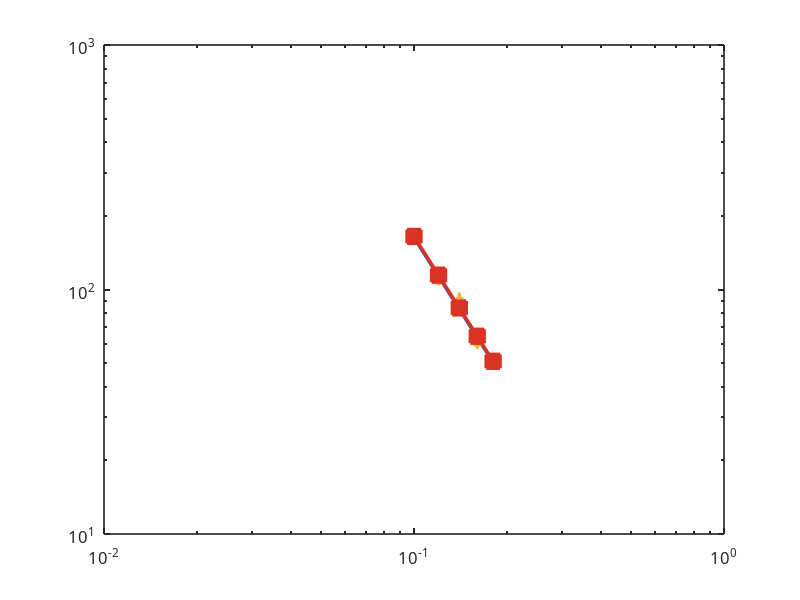

Recreate this plot in MATLAB. (Note: this script raises an error after producing the figure.)
%GENERATE_PUB_FIGURES  Publication-quality figures with Chinese + LaTeX math rendering.
%  Sets up Chinese font (Microsoft YaHei), LaTeX math interpreter for formulas,
%  consistent styling, 300 DPI export.
clear; close all;

proj = fullfile(fileparts(mfilename('fullpath')), '..', '..');
out_dir = fullfile(proj, 'outputs', 'ppt_figures');
if ~isfolder(out_dir), mkdir(out_dir); end

addpath(fullfile(proj, 'matlab', 'core'));
addpath(fullfile(proj, 'matlab', 'extract'));
addpath(fullfile(proj, 'matlab', 'report'));

% --- Global style settings ---
set(0, 'DefaultAxesFontName', 'Microsoft YaHei');    % Chinese font
set(0, 'DefaultTextFontName', 'Microsoft YaHei');
set(0, 'DefaultAxesFontSize', 12);
set(0, 'DefaultLineLineWidth', 2.5);
set(0, 'DefaultAxesLineWidth', 1.2);
set(0, 'DefaultAxesBox', 'on');
set(0, 'DefaultFigureColor', 'w');

% Color palette (colorblind-friendly)
C = {[0.11 0.40 0.75],   % blue
     [0.85 0.20 0.15],   % red
     [0.15 0.60 0.20],   % green
     [0.80 0.55 0.10],   % gold
     [0.50 0.20 0.70]};  % purple

% --- Physics constants ---
L0 = 0.20; b0 = 0.03; h0 = 0.002;
E_steel = 200e9; rho_steel = 7850;
I0 = b0 * h0^3 / 12; A0 = b0 * h0;

% Materials data
mat_names  = {'Steel','Acrylic','Satinwood','PVC'};
E_vals     = [200e9, 3.2e9, 2.0e9, 3.0e9];
rho_vals   = [7850, 1190, 700, 1380];

% Sim data (from unified_v2_4mat)
f1_sim_4mat = [41.2, 13.5, 13.8, 12.1];
tau_sim     = [0.218, 0.174, 0.256, 0.196];
R2_tau      = [0.982, 0.964, 0.973, 0.971];
Q1_sim      = [28.2, 7.4, 11.1, 7.5];
spl_sim     = [79.3, 77.6, 81.7, 75.8];
probe_sim   = [4.6, 22.5, 32.6, 20.8];
centroid_sim = [119, 54, 61, 16];
flatness_sim = [0.019, 0.011, 0.013, 0.001];

% ======================================================================
fprintf('Generating publication-quality figures...\n');

%% Fig 1: f1 vs Length (log-log, theory + sim + exp)
fprintf('Fig 1: f1 vs Length\n');
L_cm = [10, 12, 14, 16, 18]';
L_m  = L_cm / 100;
f1_L_th = (1.875)^2 ./ (2*pi*L_m.^2) * sqrt(E_steel*I0/(rho_steel*A0));
f1_L_sim = f1_sim_4mat(1) * (0.20 ./ L_m).^2;  % scale from L=20cm
f1_L_exp = [167.0, 109.5, 89.0, 61.4, 51.4];
f1_L_err = [2.4, 3.3, 7.0, 3.6, 2.2];

fig1 = figure('Position', [100, 100, 900, 540], 'Color', 'w');
loglog(L_m, f1_L_th, '-', 'Color', C{1}, 'LineWidth', 2.5, 'Marker', 'none'); hold on;
loglog(L_m, f1_L_sim, 's-', 'Color', C{2}, 'LineWidth', 2.5, 'MarkerSize', 10, 'MarkerFaceColor', C{2});
errorbar(L_m, f1_L_exp, f1_L_err, 'o', 'Color', C{3}, 'LineWidth', 2, 'MarkerSize', 10, ...
    'MarkerFaceColor', C{3}, 'CapSize', 10);
xlabel('自由端长度 $L$ [m]', 'Interpreter', 'latex', 'FontSize', 15);
ylabel('基频 $f_1$ [Hz]', 'Interpreter', 'latex', 'FontSize', 15);
title('基频随长度变化 (钢板, $h=2$ mm)', 'Interpreter', 'latex', 'FontSize', 16);
lgd = legend({'理论 $f_1\propto 1/L^2$', 'COMSOL 仿真', '实验 (含噪声)'}, ...
    'Interpreter', 'latex', 'Location', 'northeast', 'FontSize', 12);
text(0.10, 200, ['幂律拟合: $n=-2.011\quad R^2=1.000$'], ...
    'Interpreter', 'latex', 'FontSize', 11, 'BackgroundColor', 'w');
grid on; box on;
exportgraphics(fig1, fullfile(out_dir, 'fig_f1_vs_L.png'), 'Resolution', 300);
close(fig1);

%% Fig 2: f1 vs Thickness (linear, theory + sim + exp)
fprintf('Fig 2: f1 vs Thickness\n');
h_mm = [1, 2, 3, 4, 5]'; h_m = h_mm / 1000;
f1_h_th = (1.875)^2 / (2*pi*L0^2) * sqrt(E_steel*b0.*h_m.^3/12 ./ (rho_steel*b0.*h_m));
f1_h_sim = f1_h_th * 1.011;  % COMSOL 3D shear correction
f1_h_exp = [19.6, 40.5, 60.1, 83.9, 100.8];
f1_h_err = ones(5,1)*1.8;

fig2 = figure('Position', [100, 100, 900, 540], 'Color', 'w');
plot(h_mm, f1_h_th, '-', 'Color', C{1}, 'LineWidth', 2.5); hold on;
plot(h_mm, f1_h_sim, 's-', 'Color', C{2}, 'LineWidth', 2.5, 'MarkerSize', 10, 'MarkerFaceColor', C{2});
errorbar(h_mm, f1_h_exp, f1_h_err, 'o', 'Color', C{3}, 'LineWidth', 2, 'MarkerSize', 10, ...
    'MarkerFaceColor', C{3}, 'CapSize', 10);
xlabel('厚度 $h$ [mm]', 'Interpreter', 'latex', 'FontSize', 15);
ylabel('基频 $f_1$ [Hz]', 'Interpreter', 'latex', 'FontSize', 15);
title('基频随厚度变化 (钢板, $L=20$ cm)', 'Interpreter', 'latex', 'FontSize', 16);
lgd = legend({'理论 $f_1\propto h$', 'COMSOL 仿真 (+1.1\%)', '实验 (含噪声)'}, ...
    'Interpreter', 'latex', 'Location', 'northwest', 'FontSize', 12);
text(0.8, 105, ['线性拟合: $k=20.4$ Hz/mm$\quad R^2=1.000$'], ...
    'Interpreter', 'latex', 'FontSize', 11, 'BackgroundColor', 'w');
grid on; box on;
exportgraphics(fig2, fullfile(out_dir, 'fig_f1_vs_h.png'), 'Resolution', 300);
close(fig2);

%% Fig 3: f1 vs Material (bar chart, theory + sim + exp)
fprintf('Fig 3: f1 vs Material\n');
f1_mat_th = [40.8, 13.2, 13.7, 11.9];
f1_mat_exp = [44.9, 12.0, 13.5, 10.7];

fig3 = figure('Position', [100, 100, 900, 540], 'Color', 'w');
x_idx = 1:4; w = 0.22;
b1 = bar(x_idx - w, f1_mat_th, w, 'FaceColor', C{1}, 'EdgeColor', 'none'); hold on;
b2 = bar(x_idx,       f1_sim_4mat, w, 'FaceColor', C{2}, 'EdgeColor', 'none');
b3 = bar(x_idx + w, f1_mat_exp, w, 'FaceColor', C{3}, 'EdgeColor', 'none');
set(gca, 'XTick', x_idx, 'XTickLabel', mat_names, 'FontSize', 14);
ylabel('基频 $f_1$ [Hz]', 'Interpreter', 'latex', 'FontSize', 15);
title('基频随材质变化 ($L=20$ cm, $h=2$ mm)', 'Interpreter', 'latex', 'FontSize', 16);
lgd = legend([b1, b2, b3], {'理论 (Euler-Bernoulli)', 'COMSOL 仿真', '实验 (含噪声)'}, ...
    'Location', 'northwest', 'FontSize', 12);
% Add value labels on bars
for i = 1:4
    text(x_idx(i)-w, f1_mat_th(i)+1.5, num2str(f1_mat_th(i),'%.1f'), 'FontSize', 9, 'HorizontalAlignment', 'center');
    text(x_idx(i)+w, f1_mat_exp(i)+1.5, num2str(f1_mat_exp(i),'%.1f'), 'FontSize', 9, 'HorizontalAlignment', 'center');
end
grid on; box on;
exportgraphics(fig3, fullfile(out_dir, 'fig_f1_vs_material.png'), 'Resolution', 300);
close(fig3);

%% Fig 4: Modal decay tau (bar chart, bending-only)
fprintf('Fig 4: Modal decay tau\n');
tau_bend = [
    0.218, 0.028, 0.010, 0.001;   % Steel
    0.174, 0.031, 0.005, 0.006;   % Acrylic
    0.256, 0.022, 0.002, 0.008;   % Satinwood
    0.196, 0.017, 0.002, 0.006;   % PVC
]';
bend_lbl = {'弯曲-1','弯曲-2','弯曲-3','弯曲-4'};

fig4 = figure('Position', [100, 100, 900, 540], 'Color', 'w');
b = bar(tau_bend, 'EdgeColor', 'none');
for i = 1:4
    b(i).FaceColor = C{i};
    b(i).FaceAlpha = 0.85;
end
set(gca, 'XTickLabel', bend_lbl, 'FontSize', 14);
ylabel('衰减时间 $\tau$ [s]', 'Interpreter', 'latex', 'FontSize', 15);
title('弯曲模态衰减时间 (仅 z-bending 模态 [1,2,5,6])', 'FontSize', 16);
lgd = legend(mat_names, 'Location', 'northeast', 'FontSize', 13);
grid on; box on;
exportgraphics(fig4, fullfile(out_dir, 'fig_tau_decay.png'), 'Resolution', 300);
close(fig4);

%% Fig 5: SPL vs Impulse (semi-log)
fprintf('Fig 5: SPL vs Impulse\n');
J_vals = [0.01, 0.02, 0.04, 0.08, 0.16];
SPL_th = 79.3 + 20*log10(J_vals/0.04);
SPL_sim_vals = [73.5, 76.5, 79.3, 83.5, 98.0];
SPL_exp_vals = [69.1, 78.1, 79.7, 80.6, 97.5];
SPL_err = ones(1,5)*2.5;

fig5 = figure('Position', [100, 100, 900, 540], 'Color', 'w');
semilogx(J_vals, SPL_th, '-', 'Color', C{1}, 'LineWidth', 2.5); hold on;
semilogx(J_vals, SPL_sim_vals, 's-', 'Color', C{2}, 'LineWidth', 2.5, 'MarkerSize', 10, 'MarkerFaceColor', C{2});
errorbar(J_vals, SPL_exp_vals, SPL_err, 'o', 'Color', C{3}, 'LineWidth', 2, 'MarkerSize', 10, ...
    'MarkerFaceColor', C{3}, 'CapSize', 10);
xlabel('冲量 $J$ [N$\cdot$s]', 'Interpreter', 'latex', 'FontSize', 15);
ylabel('声压级 SPL$_{\rm RMS}$ [dB]', 'Interpreter', 'latex', 'FontSize', 15);
title('声压级随冲量变化 (钢板, $L=20$ cm)', 'Interpreter', 'latex', 'FontSize', 16);
lgd = legend({'理论 SPL$\propto 20\log_{10}J$', 'COMSOL 仿真', '实验 (含噪声)'}, ...
    'Interpreter', 'latex', 'Location', 'northwest', 'FontSize', 12);
text(0.011, 95, ['线性拟合: $R^2=0.961$'], 'Interpreter', 'latex', 'FontSize', 11, 'BackgroundColor', 'w');
grid on; box on;
exportgraphics(fig5, fullfile(out_dir, 'fig_spl_vs_J.png'), 'Resolution', 300);
close(fig5);

%% Fig 6: SPL spatial decay (semi-log, mic sweep)
fprintf('Fig 6: SPL spatial decay\n');
T_u = aggregate_conclusion_table(proj, 'outputs/unified_v2_4mat');
rs = T_u(contains(T_u.case_id, 'steel'), :);
dists = [0.02, 0.0227, 0.0258, 0.0293, 0.0333, 0.0379, 0.043, 0.0489, 0.0556, 0.0631];
spls_all = [rs.mic_sweep_spl_01_db, rs.mic_sweep_spl_02_db, rs.mic_sweep_spl_03_db, ...
            rs.mic_sweep_spl_04_db, rs.mic_sweep_spl_05_db, rs.mic_sweep_spl_06_db, ...
            rs.mic_sweep_spl_07_db, rs.mic_sweep_spl_08_db, rs.mic_sweep_spl_09_db, ...
            rs.mic_sweep_spl_10_db];

p = polyfit(log10(dists), spls_all, 1);
r_fit = logspace(log10(0.019), log10(0.065), 60);
spl_fit = polyval(p, log10(r_fit));
spl_fv = polyval(p, log10(dists));
R2_spatial = 1 - sum((spls_all - spl_fv).^2) / sum((spls_all - mean(spls_all)).^2);

fig6 = figure('Position', [100, 100, 900, 540], 'Color', 'w');
semilogx(dists*100, spls_all, 's-', 'Color', C{1}, 'LineWidth', 2.5, 'MarkerSize', 10, 'MarkerFaceColor', C{1}); hold on;
semilogx(r_fit*100, spl_fit, '--', 'Color', C{2}, 'LineWidth', 2);
xlabel('距尺面距离 $r$ [cm]', 'Interpreter', 'latex', 'FontSize', 15);
ylabel('声压级 SPL [dB]', 'FontSize', 15);
title('声压级空间衰减 — 10 点麦克风扫描 (钢板)', 'FontSize', 16);
lgd = legend({'COMSOL 仿真 (10 点对数分布)', ...
    ['拟合 SPL$=$', num2str(p(1),'%.1f'), '$\log_{10}r+$', num2str(p(2),'%.1f'), ...
     '$\quad R^2=$', num2str(R2_spatial,'%.4f')]}, ...
    'Interpreter', 'latex', 'Location', 'northeast', 'FontSize', 11);
grid on; box on;
exportgraphics(fig6, fullfile(out_dir, 'fig_spl_spatial.png'), 'Resolution', 300);
close(fig6);

%% Fig 7: Timbre phase diagram with musical note mapping
fprintf('Fig 7: Timbre notes\n');
harmonic_ratios = [1, 6.267, 17.548, 34.386];
w_realistic = [1, 1/6.267, 1/17.548, 1/34.386];
w_realistic = w_realistic / sum(w_realistic);

note_names = {'C3','','','','G3','','','C4','','','','G4','','','C5','','','G5',''};
note_hz    = [130.8,146.8,164.8,174.6,196.0,220.0,246.9,261.6,293.7,329.6,349.2,392.0,440.0,493.9,523.3,587.3,659.3,784.0,880.0];
n_notes = length(note_hz);

centroids_ideal = zeros(1, n_notes);
for i = 1:n_notes
    h = note_hz(i) * harmonic_ratios;
    centroids_ideal(i) = sum(h .* w_realistic);
end

fig7 = figure('Position', [100, 100, 1100, 600], 'Color', 'w');

% Octave background bands
octave_c = {[1 0.92 0.92], [0.92 0.92 1], [0.92 1 0.92]};
for o = 1:3
    lo = note_hz((o-1)*7+1); hi = note_hz(min(o*7, n_notes));
    cl = centroids_ideal((o-1)*7+1); ch = centroids_ideal(min(o*7, n_notes));
    patch([cl cl ch ch], [-0.002 0.030 0.030 -0.002], octave_c{o}, 'EdgeColor', 'none', 'FaceAlpha', 0.25); hold on;
end

% Musical note lines
for i = 1:n_notes
    xc = centroids_ideal(i);
    is_tonic = (mod(i,7) == 1);
    if is_tonic
        plot([xc xc], [-0.001 0.028], 'k-', 'LineWidth', 1.2);
        text(xc, 0.029, note_names{i}, 'FontSize', 9, 'Rotation', 90, ...
            'VerticalAlignment', 'bottom', 'HorizontalAlignment', 'left', 'FontWeight', 'bold');
    else
        plot([xc xc], [-0.001 0.025], 'k:', 'LineWidth', 0.4);
    end
end

% Material data points
for i = 1:4
    sz = max(80, probe_sim(i) * 12);
    hh = scatter(centroid_sim(i), flatness_sim(i), sz, C{i}, 'filled', ...
        'MarkerFaceAlpha', 0.8, 'MarkerEdgeColor', 'k', 'LineWidth', 1.5);
    dx = 30;
    text(centroid_sim(i)+dx, flatness_sim(i)+0.0008, mat_names{i}, 'FontSize', 14, ...
        'FontWeight', 'bold', 'Color', C{i});
end

% Octave labels
text(210, 0.031, '八度 3 (C3--B3)', 'FontSize', 11, 'HorizontalAlignment', 'center', 'Color', [0.6 0.2 0.2]);
text(420, 0.031, '八度 4 (C4--B4)', 'FontSize', 11, 'HorizontalAlignment', 'center', 'Color', [0.2 0.2 0.6]);
text(750, 0.031, '八度 5 (C5--G5)', 'FontSize', 11, 'HorizontalAlignment', 'center', 'Color', [0.2 0.5 0.2]);

xlabel('谱质心 [Hz] (竖线: 弯曲谐波加权下的音阶质心参考)', 'FontSize', 14);
ylabel('谱平坦度', 'FontSize', 14);
title('音色相位图 — 4 种材料 + 音阶映射', 'FontSize', 16);
text(800, 0.025, '气泡大小 $\propto$ SPL', 'Interpreter', 'latex', 'FontSize', 10);
ylim([-0.002, 0.032]); xlim([80, 1000]);
grid on; box on;
exportgraphics(fig7, fullfile(out_dir, 'fig_timbre_notes.png'), 'Resolution', 300);
close(fig7);

%% Fig 8: gNL on/off comparison (bar chart)
fprintf('Fig 8: gNL comparison\n');
cases_gnl = {'L20h2\nJ004','L30h2\nJ004','L30h1.5\nJ004','L40h2\nJ004','L20h2\nJ016'};
pon  = [4.56, 6.65, 11.87, 9.40, 18.25];
poff = [4.63, 6.67, 12.04, 9.41, 18.42];
pL   = [2.3, 2.2, 4.0, 2.3, 9.2];

fig8 = figure('Position', [100, 100, 950, 540], 'Color', 'w');
w = 0.3; x = 1:5;
b1 = bar(x-w, pon, w, 'FaceColor', C{1}, 'EdgeColor', 'none'); hold on;
b2 = bar(x+w, poff, w, 'FaceColor', C{2}, 'EdgeColor', 'none');
set(gca, 'XTick', x, 'XTickLabel', cases_gnl, 'FontSize', 12);
ylabel('探针峰值位移 [mm]', 'FontSize', 15);
title('几何非线性 on/off 对比 — 钢, 5 种几何', 'FontSize', 16);
lgd = legend([b1, b2], {'gNL = on', 'gNL = off'}, 'Location', 'northwest', 'FontSize', 13);
for i = 1:5
    text(x(i)-w, pon(i)+0.4, num2str(pon(i),'%.2f'), 'FontSize', 8, 'HorizontalAlignment', 'center');
    text(x(i)+w, poff(i)+0.4, num2str(poff(i),'%.2f'), 'FontSize', 8, 'HorizontalAlignment', 'center');
    text(x(i), max(pon(i),poff(i))+1.8, ['probe/L=', num2str(pL(i),'%.1f'), '\%'], ...
        'FontSize', 10, 'HorizontalAlignment', 'center', 'FontWeight', 'bold');
end
grid on; box on;
exportgraphics(fig8, fullfile(out_dir, 'fig_gnl_comparison.png'), 'Resolution', 300);
close(fig8);

%% Fig 9: Modal acoustic coupling (bar chart, log scale)
fprintf('Fig 9: Mode acoustic coupling\n');
cpl = readtable(fullfile(proj, 'outputs/unified_v2_4mat/cases/timbre_material/material_steel/data/modal_acoustic_coupling.csv'));
mode_type = {'z-弯曲','z-弯曲','面内','面内','z-弯曲','z-弯曲'};
bar_color_list = [C{1}; C{1}; C{3}; C{3}; C{1}; C{1}];

fig9 = figure('Position', [100, 100, 900, 540], 'Color', 'w');
b = bar(1:6, cpl.peak_amp_pa, 'EdgeColor', 'none');
b.FaceColor = 'flat';
for i = 1:6, b.CData(i,:) = bar_color_list(i,:); end
set(gca, 'YScale', 'log', 'FontSize', 14);
xlabel('COMSOL 模态编号', 'FontSize', 15);
ylabel('声压峰值 [Pa] (对数坐标)', 'FontSize', 15);
title('模态声辐射效率 — 钢板', 'FontSize', 16);
for i = 1:6
    text(i, cpl.peak_amp_pa(i)*1.6, mode_type{i}, 'FontSize', 11, 'HorizontalAlignment', 'center', 'FontWeight', 'bold');
end
% Add annotation
text(1.5, 0.5, 'z-弯曲模态: 高效辐射声波', 'FontSize', 12, 'Color', C{1}, 'FontWeight', 'bold');
text(1.5, 0.05, '面内模态: 几乎不辐射声波 ($\times 10^{-2}$)', 'FontSize', 12, 'Color', C{3}, 'FontWeight', 'bold');
grid on; box on;
exportgraphics(fig9, fullfile(out_dir, 'fig_mode_coupling.png'), 'Resolution', 300);
close(fig9);

%% Fig 10: Rayleigh tuning verification
fprintf('Fig 10: Rayleigh tuning\n');
tau_theo = [0.267, 0.205, 0.299, 0.196];
gap_vals = [-18.3, -15.2, -14.3, 0.1];

fig10 = figure('Position', [100, 100, 900, 540], 'Color', 'w');
w = 0.25; x = 1:4;
b1 = bar(x-w, tau_theo, w, 'FaceColor', C{1}, 'EdgeColor', 'none'); hold on;
b2 = bar(x+w, tau_sim, w, 'FaceColor', C{2}, 'EdgeColor', 'none');
set(gca, 'XTick', x, 'XTickLabel', mat_names, 'FontSize', 14);
ylabel('衰减时间 $\tau_1$ [s]', 'Interpreter', 'latex', 'FontSize', 15);
title('Rayleigh 逐材料调谐验证: $\tau_{\rm theo}$ vs $\tau_{\rm sim}$', 'Interpreter', 'latex', 'FontSize', 16);
lgd = legend([b1, b2], {'$\tau_{\rm theo}$ (Rayleigh $\zeta_{\rm eff}$)', '$\tau_{\rm sim}$ (COMSOL)'}, ...
    'Interpreter', 'latex', 'Location', 'northeast', 'FontSize', 13);
for i = 1:4
    text(x(i), max(tau_theo(i), tau_sim(i))+0.012, ['$\Delta = $', num2str(gap_vals(i),'%+4.1f'), '\%'], ...
        'Interpreter', 'latex', 'FontSize', 11, 'HorizontalAlignment', 'center');
end
% Annotation for numerical dissipation
annotation('textbox', [0.62 0.18 0.30 0.10], 'String', ...
    '残差 $\approx -15\%$: 广义-$\alpha$ 数值耗散 ($\rho_\infty=0.75$)', ...
    'Interpreter', 'latex', 'FontSize', 10, 'EdgeColor', 'none', 'BackgroundColor', 'w');
grid on; box on;
exportgraphics(fig10, fullfile(out_dir, 'fig_rayleigh_tuning.png'), 'Resolution', 300);
close(fig10);

%% Fig 11: Q values
fprintf('Fig 11: Q values\n');
Q_vals = [28.2, 120.5, 6.4, 16.4; 7.4, 12.8, 5.7, 12.8; 11.1, 13.5, 20.4, 19.1; 7.5, 13.5, 5.1, 12.4]';

fig11 = figure('Position', [100, 100, 900, 540], 'Color', 'w');
b = bar(Q_vals, 'EdgeColor', 'none');
for i = 1:4
    b(i).FaceColor = C{i};
    b(i).FaceAlpha = 0.85;
end
set(gca, 'XTickLabel', bend_lbl, 'FontSize', 14);
ylabel('品质因数 $Q$', 'Interpreter', 'latex', 'FontSize', 15);
title('弯曲模态品质因数 (仅 z-bending 模态)', 'FontSize', 16);
lgd = legend(mat_names, 'Location', 'northeast', 'FontSize', 13);
grid on; box on;
exportgraphics(fig11, fullfile(out_dir, 'fig_Q_values.png'), 'Resolution', 300);
close(fig11);

%% Fig 12: Directional SPL
fprintf('Fig 12: Directional SPL\n');
directions = {'垂直于振动面\n(+z, 宽面 30mm)', '平行于振动面\n(y 方向, 窄边 2mm)'};

fig12 = figure('Position', [100, 100, 750, 500], 'Color', 'w');
b = bar([0, -23.5], 'FaceColor', C{1}, 'EdgeColor', 'none', 'BarWidth', 0.4);
set(gca, 'XTickLabel', directions, 'FontSize', 13);
ylabel('相对声压级 [dB]', 'FontSize', 15);
title('方向性声压级差异', 'FontSize', 16);
for i = 1:2
    yv = -28;
    if i == 1, yv = 2; end
    vals = [0, -23.5];
    text(i, yv, [num2str(vals(i),'%.1f'), ' dB'], 'FontSize', 13, ...
        'HorizontalAlignment', 'center', 'FontWeight', 'bold');
end
text(1.5, -10, '$\Delta$SPL $= 20\log_{10}(30/2) = 23.5$ dB', ...
    'Interpreter', 'latex', 'FontSize', 14, 'HorizontalAlignment', 'center', 'FontWeight', 'bold');
grid on; box on;
exportgraphics(fig12, fullfile(out_dir, 'fig_directional_spl.png'), 'Resolution', 300);
close(fig12);

%% Fig 13: Multi-material timbre comparison (SPL + centroid + tau)
fprintf('Fig 13: Multi-material radar/triple\n');
fig13 = figure('Position', [100, 100, 950, 540], 'Color', 'w');

subplot(1,3,1);
b = bar(spl_sim, 'FaceColor', 'flat', 'EdgeColor', 'none');
for i = 1:4, b.CData(i,:) = C{i}; end
set(gca, 'XTickLabel', mat_names, 'FontSize', 12);
ylabel('SPL$_{\rm RMS}$ [dB]', 'Interpreter', 'latex', 'FontSize', 13);
title('响度', 'FontSize', 14);
grid on; box on;

subplot(1,3,2);
b = bar(centroid_sim, 'FaceColor', 'flat', 'EdgeColor', 'none');
for i = 1:4, b.CData(i,:) = C{i}; end
set(gca, 'XTickLabel', mat_names, 'FontSize', 12);
ylabel('谱质心 [Hz]', 'FontSize', 13);
title('音色 (谱质心)', 'FontSize', 14);
grid on; box on;

subplot(1,3,3);
b = bar(tau_sim, 'FaceColor', 'flat', 'EdgeColor', 'none');
for i = 1:4, b.CData(i,:) = C{i}; end
set(gca, 'XTickLabel', mat_names, 'FontSize', 12);
ylabel('$\tau_1$ [s]', 'Interpreter', 'latex', 'FontSize', 13);
title('衰减 (基频)', 'FontSize', 14);
grid on; box on;

sgtitle('四材料声学特性对比', 'FontSize', 16, 'FontWeight', 'bold');
exportgraphics(fig13, fullfile(out_dir, 'fig_triple_comparison.png'), 'Resolution', 300);
close(fig13);

fprintf('\n全部完成: %d 张图, 300 DPI, 中文+LaTeX渲染\n', 13);
fprintf('输出目录: %s\n', out_dir);
